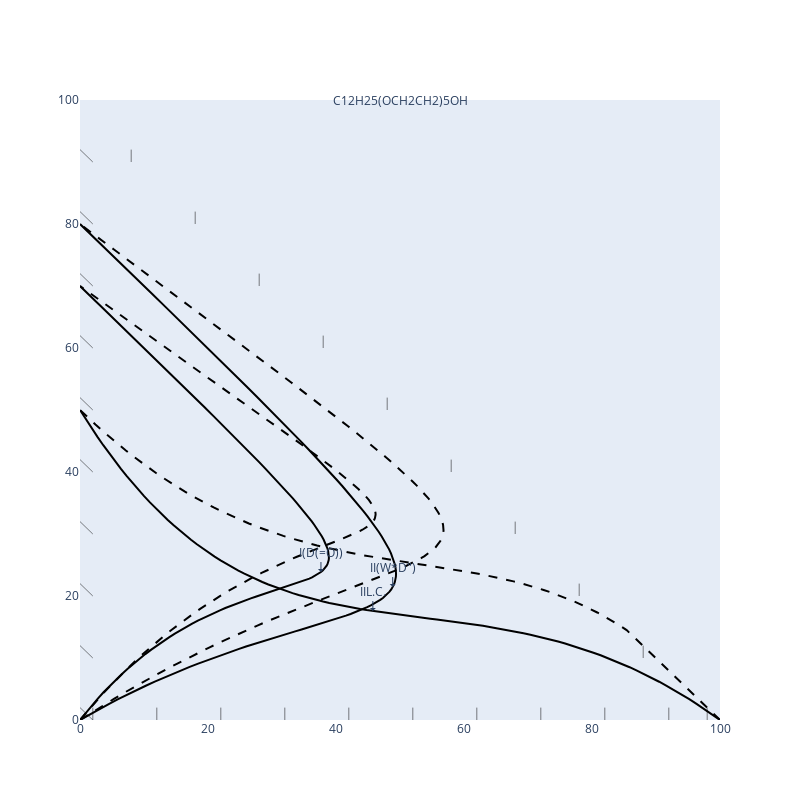

The cell this chart's notebook holds for it:
### Markdown cell above
Trying with Plotly

### Code cell
import plotly.graph_objects as go
import numpy as np
from scipy.special import comb

# Function to generate control points for a Bezier curve
def generate_control_points(i):
    # Predefined control points
    control_points_set = [
        [[0, 0], [30, 40], [70, 0], [0, 70]],  # Control points for the first curve
        [[100, 0], [60, 30], [30, 0], [0, 50]],  # Control points for the second curve
        [[0, 0], [50, 30], [80, 0], [0, 80]]  # Control points for the third curve
    ]

    return control_points_set[i]

    # Ensure the first point is on the bottom left or right corner of the triangle
    if np.random.rand() < 0.5:
        points = np.vstack(([0, 0], points))  # Bottom left corner
    else:
        points = np.vstack(([100, 0], points))  # Bottom right corner

    # Ensure the last point is on a random edge of the triangle
    if np.random.rand() < 0.5:
        points = np.vstack((points, [np.random.rand() * 100, 0]))  # Bottom edge
    else:
        points = np.vstack((points, [0, np.random.rand() * 100]))  # Left edge

    return points

# Function to create a Bezier curve
def bezier_curve(points, n=100):
    N = len(points)
    t = np.linspace(0, 1, num=n)

    curve = np.zeros((n, 2))
    for i in range(N):
        curve += np.outer(comb(N - 1, i) * (1 - t) ** (N - 1 - i) * t ** i, points[i])

    return curve

 #Function to offset control points
def offset_control_points(points, offset=10):
    offset_points = np.copy(points)

    # Apply the offset to middle control point(s)
    for i in range(1, len(points) - 1):
        x, y = points[i]

        # Determine the closest edge: bottom (x-axis), left (y-axis), or right (y = 100 - x)
        dist_bottom = y
        dist_left = x
        dist_right = x + y - 100

        closest_edge = np.argmin([dist_bottom, dist_left, dist_right])

        if closest_edge == 0:  # Bottom edge
            offset_points[i, 1] -= offset
        elif closest_edge == 1:  # Left edge
            offset_points[i, 0] -= offset
        else:  # Right edge
            offset_points[i] += offset

    return offset_points


# Define labels
labels = ["II(L.C.*D)", "IIL.C.", "II(W*D\")", "I(O\")", "I(D(=O))", "I(D)", "III(W*D*O)", "-II(O*D)"]

# Initialize the ternary plot
fig = go.Figure()

# Create the grid
for i in range(2, 100, 10):
    # Lines pointing up from the bottom edge
    fig.add_trace(go.Scatter(x=[i, i], y=[0, 2], mode='lines', line=dict(width=0.5, color='black')))
    
    # Lines pointing to the right from the left edge
    fig.add_trace(go.Scatter(x=[0, 2], y=[i, i-2], mode='lines', line=dict(width=0.5, color='black')))
    
    # Lines pointing down from the right edge
    fig.add_trace(go.Scatter(x=[100-i, 100-i], y=[i, i-2], mode='lines', line=dict(width=0.5, color='black')))

# Draw curved phase lines
num_curves = 3
for i in range(num_curves):
    
    # Generate control points for the Bezier curve
    control_points = generate_control_points(i)

    # Generate the Bezier curve
    curve = bezier_curve(control_points)

    # Convert the curve points to ternary coordinates
    points = [(x, y, 100 - x - y) for x, y in curve if 100 - x - y >= 0]

    # Plot the solid line
    fig.add_trace(go.Scatter(x=[p[0] for p in points], y=[p[1] for p in points], mode='lines', line=dict(width=2.0, color='black')))

    # Offset the control points for the dotted line
    offset_control_pts = offset_control_points(control_points)

    # Generate the Bezier curve for the offset line
    offset_curve = bezier_curve(offset_control_pts)

    # Convert the curve points to ternary coordinates
    offset_points = [(x, y, 100 - x - y) for x, y in offset_curve if 100 - x - y >= 0]

    # Plot the offset dotted line
    fig.add_trace(go.Scatter(x=[p[0] for p in offset_points], y=[p[1] for p in offset_points], mode='lines', line=dict(width=2.0, color='black', dash='dash')))

    # Randomly select a label
    label = np.random.choice(labels)

    # Add the label with a line pointing to the midpoint of the solid line
    midpoint = points[len(points)//2]
    fig.add_annotation(
        x=midpoint[0], 
        y=midpoint[1], 
        text=label, 
        showarrow=True, 
        arrowhead=1,
        ax=0, 
        ay=-20
    )

# Manually add the top label
fig.add_annotation(
    x=50,# I need to continue the code from the previous message
    y=100, 
    text="C12H25(OCH2CH2)5OH", 
    showarrow=False
)

# Update the layout of the plot
fig.update_layout(
    xaxis=dict(
        range=[0, 100],
        showgrid=False,
        zeroline=False,
    ),
    yaxis=dict(
        range=[0, 100],
        showgrid=False,
        zeroline=False,
    ),
    showlegend=False,
    width=800,
    height=800,
)

# Show the plot
fig.show()

### Figure 1 — Plotly figure (JSON) as saved in the notebook; plotly's stock layout.template omitted (floating-point values rounded to 4 significant figures)
{"data": [{"line": {"color": "black", "width": 0.5}, "mode": "lines", "type": "scatter", "x": [2, 2], "y": [0, 2]}, {"line": {"color": "black", "width": 0.5}, "mode": "lines", "type": "scatter", "x": [0, 2], "y": [2, 0]}, {"line": {"color": "black", "width": 0.5}, "mode": "lines", "type": "scatter", "x": [98, 98], "y": [2, 0]}, {"line": {"color": "black", "width": 0.5}, "mode": "lines", "type": "scatter", "x": [12, 12], "y": [0, 2]}, {"line": {"color": "black", "width": 0.5}, "mode": "lines", "type": "scatter", "x": [0, 2], "y": [12, 10]}, {"line": {"color": "black", "width": 0.5}, "mode": "lines", "type": "scatter", "x": [88, 88], "y": [12, 10]}, {"line": {"color": "black", "width": 0.5}, "mode": "lines", "type": "scatter", "x": [22, 22], "y": [0, 2]}, {"line": {"color": "black", "width": 0.5}, "mode": "lines", "type": "scatter", "x": [0, 2], "y": [22, 20]}, {"line": {"color": "black", "width": 0.5}, "mode": "lines", "type": "scatter", "x": [78, 78], "y": [22, 20]}, {"line": {"color": "black", "width": 0.5}, "mode": "lines", "type": "scatter", "x": [32, 32], "y": [0, 2]}, {"line": {"color": "black", "width": 0.5}, "mode": "lines", "type": "scatter", "x": [0, 2], "y": [32, 30]}, {"line": {"color": "black", "width": 0.5}, "mode": "lines", "type": "scatter", "x": [68, 68], "y": [32, 30]}, {"line": {"color": "black", "width": 0.5}, "mode": "lines", "type": "scatter", "x": [42, 42], "y": [0, 2]}, {"line": {"color": "black", "width": 0.5}, "mode": "lines", "type": "scatter", "x": [0, 2], "y": [42, 40]}, {"line": {"color": "black", "width": 0.5}, "mode": "lines", "type": "scatter", "x": [58, 58], "y": [42, 40]}, {"line": {"color": "black", "width": 0.5}, "mode": "lines", "type": "scatter", "x": [52, 52], "y": [0, 2]}, {"line": {"color": "black", "width": 0.5}, "mode": "lines", "type": "scatter", "x": [0, 2], "y": [52, 50]}, {"line": {"color": "black", "width": 0.5}, "mode": "lines", "type": "scatter", "x": [48, 48], "y": [52, 50]}, {"line": {"color": "black", "width": 0.5}, "mode": "lines", "type": "scatter", "x": [62, 62], "y": [0, 2]}, {"line": {"color": "black", "width": 0.5}, "mode": "lines", "type": "scatter", "x": [0, 2], "y": [62, 60]}, {"line": {"color": "black", "width": 0.5}, "mode": "lines", "type": "scatter", "x": [38, 38], "y": [62, 60]}, {"line": {"color": "black", "width": 0.5}, "mode": "lines", "type": "scatter", "x": [72, 72], "y": [0, 2]}, {"line": {"color": "black", "width": 0.5}, "mode": "lines", "type": "scatter", "x": [0, 2], "y": [72, 70]}, {"line": {"color": "black", "width": 0.5}, "mode": "lines", "type": "scatter", "x": [28, 28], "y": [72, 70]}, {"line": {"color": "black", "width": 0.5}, "mode": "lines", "type": "scatter", "x": [82, 82], "y": [0, 2]}, {"line": {"color": "black", "width": 0.5}, "mode": "lines", "type": "scatter", "x": [0, 2], "y": [82, 80]}, {"line": {"color": "black", "width": 0.5}, "mode": "lines", "type": "scatter", "x": [18, 18], "y": [82, 80]}, {"line": {"color": "black", "width": 0.5}, "mode": "lines", "type": "scatter", "x": [92, 92], "y": [0, 2]}, {"line": {"color": "black", "width": 0.5}, "mode": "lines", "type": "scatter", "x": [0, 2], "y": [92, 90]}, {"line": {"color": "black", "width": 0.5}, "mode": "lines", "type": "scatter", "x": [8, 8], "y": [92, 90]}, {"line": {"color": "black", "width": 2}, "mode": "lines", "type": "scatter", "x": [0, 0.912, 1.829, 2.751, 3.677, 4.607, 5.538, 6.471, 7.405, 8.34, 9.273, 10.21, 11.14, 12.06, 12.99, 13.91, 14.82, 15.73, 16.63, 17.53, 18.42, 19.3, 20.16, 21.02, 21.87, 22.71, 23.53, 24.34, 25.14, 25.92, 26.69, 27.44, 28.17, 28.89, 29.59, 30.27, 30.92, 31.56, 32.18, 32.77, 33.35, 33.89, 34.42, 34.92, 35.39, 35.84, 36.26, 36.65, 37.01, 37.34, 37.65, 37.92, 38.16, 38.37, 38.54, 38.68, 38.79, 38.86, 38.89, 38.89, 38.85, 38.77, 38.65, 38.5, 38.3, 38.06, 37.78, 37.45, 37.09, 36.67, 36.21, 35.71, 35.16, 34.56, 33.92, 33.22, 32.48, 31.69, 30.84, 29.95, 29.0, 27.99, 26.94, 25.83, 24.66, 23.44, 22.16, 20.82, 19.42, 17.97, 16.45, 14.88, 13.24, 11.54, 9.78, 7.954, 6.064, 4.109, 2.088, 0], "y": [0, 1.188, 2.328, 3.421, 4.469, 5.473, 6.433, 7.352, 8.23, 9.068, 9.868, 10.63, 11.36, 12.05, 12.71, 13.33, 13.93, 14.49, 15.03, 15.53, 16.01, 16.47, 16.9, 17.31, 17.69, 18.06, 18.4, 18.73, 19.04, 19.33, 19.61, 19.88, 20.13, 20.37, 20.6, 20.82, 21.04, 21.24, 21.45, 21.64, 21.84, 22.03, 22.22, 22.41, 22.61, 22.8, 23.0, 23.21, 23.42, 23.64, 23.86, 24.1, 24.35, 24.61, 24.88, 25.17, 25.48, 25.8, 26.13, 26.49, 26.87, 27.27, 27.69, 28.14, 28.61, 29.1, 29.63, 30.18, 30.77, 31.38, 32.03, 32.7, 33.42, 34.17, 34.95, 35.78, 36.64, 37.54, 38.49, 39.48, 40.51, 41.59, 42.71, 43.88, 45.1, 46.37, 47.68, 49.06, 50.48, 51.96, 53.49, 55.08, 56.73, 58.44, 60.21, 62.04, 63.93, 65.89, 67.91, 70]}, {"line": {"color": "black", "dash": "dash", "width": 2}, "mode": "lines", "type": "scatter", "x": [0, 1.212, 2.423, 3.633, 4.841, 6.045, 7.246, 8.442, 9.634, 10.82, 12.0, 13.17, 14.33, 15.49, 16.63, 17.76, 18.89, 20.0, 21.1, 22.18, 23.25, 24.31, 25.35, 26.37, 27.38, 28.37, 29.34, 30.29, 31.22, 32.14, 33.02, 33.89, 34.74, 35.56, 36.35, 37.12, 37.87, 38.58, 39.27, 39.94, 40.57, 41.17, 41.75, 42.29, 42.8, 43.28, 43.72, 44.13, 44.5, 44.84, 45.15, 45.41, 45.64, 45.83, 45.98, 46.09, 46.16, 46.19, 46.17, 46.12, 46.01, 45.87, 45.68, 45.44, 45.16, 44.82, 44.44, 44.02, 43.54, 43.01, 42.43, 41.8, 41.11, 40.37, 39.58, 38.73, 37.83, 36.87, 35.86, 34.78, 33.65, 32.46, 31.2, 29.89, 28.52, 27.08, 25.58, 24.02, 22.39, 20.69, 18.93, 17.11, 15.21, 13.25, 11.22, 9.117, 6.945, 4.703, 2.388, 0], "y": [0, 1.488, 2.922, 4.303, 5.632, 6.912, 8.141, 9.323, 10.46, 11.55, 12.59, 13.59, 14.55, 15.47, 16.35, 17.19, 17.99, 18.76, 19.49, 20.19, 20.85, 21.48, 22.09, 22.66, 23.2, 23.72, 24.21, 24.68, 25.12, 25.55, 25.95, 26.33, 26.69, 27.04, 27.37, 27.68, 27.98, 28.27, 28.54, 28.81, 29.06, 29.31, 29.55, 29.78, 30.01, 30.24, 30.46, 30.69, 30.91, 31.14, 31.36, 31.6, 31.83, 32.07, 32.32, 32.58, 32.85, 33.12, 33.41, 33.72, 34.03, 34.36, 34.71, 35.08, 35.46, 35.87, 36.3, 36.75, 37.22, 37.72, 38.24, 38.79, 39.37, 39.98, 40.62, 41.29, 41.99, 42.73, 43.5, 44.31, 45.16, 46.05, 46.97, 47.94, 48.95, 50.01, 51.11, 52.25, 53.44, 54.68, 55.97, 57.31, 58.71, 60.15, 61.65, 63.2, 64.82, 66.48, 68.21, 70]}, {"line": {"color": "black", "width": 2}, "mode": "lines", "type": "scatter", "x": [100, 98.79, 97.59, 96.39, 95.2, 94.01, 92.84, 91.66, 90.49, 89.33, 88.17, 87.02, 85.88, 84.74, 83.6, 82.47, 81.35, 80.23, 79.11, 78.0, 76.9, 75.8, 74.71, 73.62, 72.53, 71.45, 70.37, 69.3, 68.23, 67.17, 66.11, 65.06, 64.01, 62.96, 61.92, 60.88, 59.85, 58.82, 57.79, 56.77, 55.75, 54.74, 53.73, 52.72, 51.71, 50.71, 49.72, 48.72, 47.73, 46.74, 45.76, 44.78, 43.8, 42.82, 41.85, 40.88, 39.91, 38.95, 37.98, 37.02, 36.07, 35.11, 34.16, 33.21, 32.26, 31.31, 30.37, 29.43, 28.49, 27.55, 26.61, 25.68, 24.75, 23.82, 22.89, 21.96, 21.03, 20.11, 19.19, 18.26, 17.34, 16.42, 15.51, 14.59, 13.67, 12.76, 11.84, 10.93, 10.01, 9.101, 8.189, 7.278, 6.367, 5.457, 4.547, 3.637, 2.728, 1.818, 0.9091, 0], "y": [0, 0.8909, 1.746, 2.566, 3.352, 4.104, 4.825, 5.513, 6.171, 6.799, 7.399, 7.97, 8.514, 9.031, 9.524, 9.991, 10.43, 10.86, 11.25, 11.63, 11.99, 12.33, 12.65, 12.95, 13.23, 13.5, 13.76, 14.0, 14.22, 14.44, 14.64, 14.83, 15.01, 15.19, 15.35, 15.51, 15.66, 15.8, 15.94, 16.08, 16.21, 16.34, 16.47, 16.6, 16.74, 16.87, 17.0, 17.14, 17.28, 17.42, 17.58, 17.73, 17.9, 18.07, 18.26, 18.45, 18.65, 18.87, 19.1, 19.34, 19.6, 19.87, 20.15, 20.46, 20.78, 21.12, 21.48, 21.86, 22.26, 22.69, 23.14, 23.61, 24.1, 24.62, 25.17, 25.75, 26.35, 26.98, 27.64, 28.34, 29.06, 29.82, 30.61, 31.44, 32.3, 33.19, 34.12, 35.1, 36.1, 37.15, 38.24, 39.37, 40.54, 41.76, 43.02, 44.32, 45.67, 47.07, 48.51, 50]}, {"line": {"color": "black", "dash": "dash", "width": 2}, "mode": "lines", "type": "scatter", "x": [100, 85.41, 84.49, 83.58, 82.66, 81.74, 80.81, 79.89, 78.97, 78.04, 77.11, 76.18, 75.25, 74.32, 73.39, 72.45, 71.51, 70.57, 69.63, 68.69, 67.74, 66.79, 65.84, 64.89, 63.93, 62.98, 62.02, 61.05, 60.09, 59.12, 58.15, 57.18, 56.2, 55.22, 54.24, 53.26, 52.27, 51.28, 50.28, 49.29, 48.29, 47.28, 46.27, 45.26, 44.25, 43.23, 42.21, 41.18, 40.15, 39.12, 38.08, 37.04, 35.99, 34.94, 33.89, 32.83, 31.77, 30.7, 29.63, 28.55, 27.47, 26.38, 25.29, 24.2, 23.1, 22.0, 20.89, 19.77, 18.65, 17.53, 16.4, 15.26, 14.12, 12.98, 11.83, 10.67, 9.506, 8.338, 7.165, 5.985, 4.8, 3.609, 2.412, 1.209, 0], "y": [0, 14.5, 15.12, 15.72, 16.29, 16.83, 17.34, 17.83, 18.3, 18.74, 19.17, 19.57, 19.95, 20.31, 20.65, 20.98, 21.28, 21.58, 21.85, 22.11, 22.36, 22.6, 22.82, 23.04, 23.24, 23.44, 23.62, 23.8, 23.98, 24.14, 24.31, 24.46, 24.62, 24.77, 24.92, 25.08, 25.23, 25.38, 25.54, 25.69, 25.86, 26.02, 26.2, 26.38, 26.56, 26.76, 26.96, 27.18, 27.4, 27.64, 27.89, 28.15, 28.42, 28.72, 29.02, 29.35, 29.69, 30.05, 30.43, 30.83, 31.26, 31.7, 32.17, 32.66, 33.17, 33.71, 34.28, 34.88, 35.5, 36.15, 36.83, 37.55, 38.29, 39.07, 39.88, 40.72, 41.6, 42.52, 43.47, 44.46, 45.49, 46.55, 47.66, 48.81, 50]}, {"line": {"color": "black", "width": 2}, "mode": "lines", "type": "scatter", "x": [0, 1.509, 3.005, 4.488, 5.957, 7.411, 8.85, 10.27, 11.68, 13.07, 14.45, 15.8, 17.14, 18.46, 19.76, 21.04, 22.3, 23.53, 24.75, 25.94, 27.11, 28.26, 29.38, 30.48, 31.56, 32.6, 33.63, 34.62, 35.59, 36.53, 37.44, 38.32, 39.18, 40.0, 40.79, 41.55, 42.28, 42.98, 43.65, 44.28, 44.87, 45.44, 45.97, 46.46, 46.91, 47.33, 47.71, 48.06, 48.36, 48.63, 48.86, 49.05, 49.19, 49.3, 49.36, 49.38, 49.36, 49.3, 49.19, 49.03, 48.84, 48.59, 48.3, 47.96, 47.58, 47.15, 46.67, 46.14, 45.56, 44.93, 44.25, 43.52, 42.73, 41.9, 41.01, 40.07, 39.07, 38.02, 36.92, 35.76, 34.54, 33.27, 31.94, 30.55, 29.1, 27.59, 26.03, 24.4, 22.72, 20.97, 19.16, 17.29, 15.35, 13.35, 11.29, 9.164, 6.972, 4.715, 2.391, 0], "y": [0, 0.8909, 1.746, 2.567, 3.354, 4.108, 4.831, 5.524, 6.187, 6.822, 7.43, 8.011, 8.567, 9.099, 9.608, 10.1, 10.56, 11.01, 11.44, 11.84, 12.24, 12.61, 12.98, 13.33, 13.66, 13.99, 14.3, 14.61, 14.9, 15.19, 15.47, 15.75, 16.03, 16.3, 16.56, 16.83, 17.1, 17.37, 17.64, 17.91, 18.19, 18.48, 18.77, 19.06, 19.37, 19.68, 20.01, 20.35, 20.7, 21.06, 21.44, 21.84, 22.25, 22.68, 23.13, 23.59, 24.08, 24.6, 25.13, 25.69, 26.27, 26.88, 27.52, 28.19, 28.89, 29.61, 30.37, 31.16, 31.99, 32.85, 33.74, 34.67, 35.64, 36.65, 37.7, 38.79, 39.92, 41.1, 42.32, 43.58, 44.89, 46.25, 47.66, 49.11, 50.62, 52.18, 53.79, 55.45, 57.17, 58.95, 60.78, 62.67, 64.62, 66.63, 68.7, 70.83, 73.03, 75.28, 77.61, 80]}, {"line": {"color": "black", "dash": "dash", "width": 2}, "mode": "lines", "type": "scatter", "x": [0, 1.809, 3.599, 5.369, 7.12, 8.85, 10.56, 12.25, 13.91, 15.55, 17.17, 18.77, 20.34, 21.88, 23.4, 24.89, 26.36, 27.8, 29.21, 30.59, 31.95, 33.27, 34.57, 35.83, 37.06, 38.27, 39.43, 40.57, 41.67, 42.74, 43.78, 44.78, 45.74, 46.67, 47.56, 48.41, 49.23, 50.0, 50.74, 51.44, 52.1, 52.72, 53.29, 53.83, 54.32, 54.77, 55.18, 55.54, 55.86, 56.13, 56.36, 56.54, 56.67, 56.76, 56.8, 56.79, 56.73, 56.62, 56.47, 56.26, 56.0, 55.69, 55.32, 54.91, 54.44, 53.91, 53.33, 52.7, 52.01, 51.26, 50.46, 49.6, 48.69, 47.71, 46.67, 45.58, 44.43, 43.21, 41.93, 40.6, 39.19, 37.73, 36.2, 34.61, 32.96, 31.24, 29.45, 27.6, 25.68, 23.69, 21.64, 19.51, 17.32, 15.06, 12.73, 10.33, 7.854, 5.308, 2.691, 0], "y": [0, 1.191, 2.34, 3.448, 4.517, 5.547, 6.539, 7.495, 8.415, 9.301, 10.15, 10.97, 11.76, 12.52, 13.25, 13.95, 14.63, 15.27, 15.9, 16.5, 17.07, 17.63, 18.16, 18.68, 19.17, 19.65, 20.11, 20.56, 20.99, 21.4, 21.81, 22.2, 22.59, 22.96, 23.33, 23.69, 24.04, 24.39, 24.73, 25.08, 25.42, 25.75, 26.09, 26.43, 26.78, 27.12, 27.47, 27.83, 28.19, 28.56, 28.94, 29.33, 29.73, 30.14, 30.56, 31.0, 31.45, 31.92, 32.41, 32.91, 33.44, 33.98, 34.54, 35.13, 35.74, 36.38, 37.04, 37.72, 38.44, 39.18, 39.95, 40.76, 41.59, 42.46, 43.36, 44.3, 45.27, 46.28, 47.33, 48.42, 49.55, 50.71, 51.92, 53.18, 54.48, 55.82, 57.21, 58.65, 60.14, 61.67, 63.26, 64.9, 66.59, 68.34, 70.14, 71.99, 73.91, 75.88, 77.91, 80]}], "layout": {"annotations": [{"arrowhead": 1, "ax": 0, "ay": -20, "showarrow": true, "text": "I(D(=O))", "x": 37.65, "y": 23.86}, {"arrowhead": 1, "ax": 0, "ay": -20, "showarrow": true, "text": "IIL.C.", "x": 45.76, "y": 17.58}, {"arrowhead": 1, "ax": 0, "ay": -20, "showarrow": true, "text": "II(W*D\")", "x": 48.86, "y": 21.44}, {"showarrow": false, "text": "C12H25(OCH2CH2)5OH", "x": 50, "y": 100}], "height": 800, "showlegend": false, "width": 800, "xaxis": {"range": [0, 100], "showgrid": false, "zeroline": false}, "yaxis": {"range": [0, 100], "showgrid": false, "zeroline": false}}}
